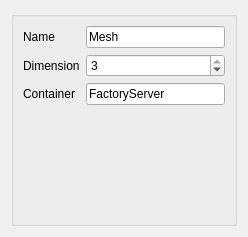
<?xml version="1.0" encoding="UTF-8"?>
<ui version="4.0">
 <class>ComputeMeshDialog</class>
 <widget class="QDialog" name="ComputeMeshDialog">
  <property name="geometry">
   <rect>
    <x>0</x>
    <y>0</y>
    <width>248</width>
    <height>237</height>
   </rect>
  </property>
  <property name="minimumSize">
   <size>
    <width>5</width>
    <height>0</height>
   </size>
  </property>
  <property name="windowTitle">
   <string>Compute Mesh</string>
  </property>
  <layout class="QVBoxLayout" name="verticalLayout">
   <item>
    <widget class="QGroupBox" name="groupBox">
     <property name="enabled">
      <bool>true</bool>
     </property>
     <property name="title">
      <string/>
     </property>
     <layout class="QFormLayout" name="formLayout">
      <item row="0" column="0">
       <widget class="QLabel" name="label">
        <property name="text">
         <string>Name</string>
        </property>
       </widget>
      </item>
      <item row="0" column="1">
       <widget class="QLineEdit" name="_name">
        <property name="sizePolicy">
         <sizepolicy hsizetype="Preferred" vsizetype="Fixed">
          <horstretch>0</horstretch>
          <verstretch>0</verstretch>
         </sizepolicy>
        </property>
        <property name="text">
         <string>Mesh</string>
        </property>
       </widget>
      </item>
      <item row="1" column="0">
       <widget class="QLabel" name="label_2">
        <property name="text">
         <string>Dimension</string>
        </property>
       </widget>
      </item>
      <item row="2" column="0">
       <widget class="QLabel" name="label_3">
        <property name="text">
         <string>Container</string>
        </property>
       </widget>
      </item>
      <item row="2" column="1">
       <widget class="QLineEdit" name="_fact">
        <property name="sizePolicy">
         <sizepolicy hsizetype="Preferred" vsizetype="Fixed">
          <horstretch>0</horstretch>
          <verstretch>0</verstretch>
         </sizepolicy>
        </property>
        <property name="text">
         <string>FactoryServer</string>
        </property>
       </widget>
      </item>
      <item row="3" column="1">
       <spacer name="verticalSpacer">
        <property name="orientation">
         <enum>Qt::Vertical</enum>
        </property>
        <property name="sizeHint" stdset="0">
         <size>
          <width>20</width>
          <height>16777215</height>
         </size>
        </property>
       </spacer>
      </item>
      <item row="1" column="1">
       <widget class="QSpinBox" name="_dim">
        <property name="minimum">
         <number>1</number>
        </property>
        <property name="maximum">
         <number>3</number>
        </property>
        <property name="value">
         <number>3</number>
        </property>
       </widget>
      </item>
     </layout>
    </widget>
   </item>
  </layout>
 </widget>
 <resources/>
 <connections/>
</ui>
